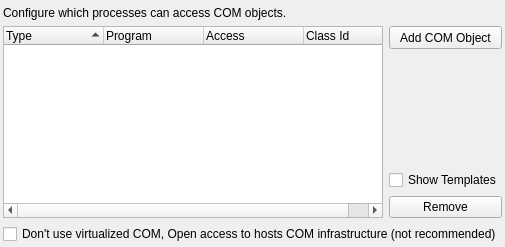
           <widget class="QWidget" name="tabCOM">
            <attribute name="title">
             <string>COM</string>
            </attribute>
            <layout class="QGridLayout" name="gridLayout_76">
             <property name="leftMargin">
              <number>3</number>
             </property>
             <property name="topMargin">
              <number>6</number>
             </property>
             <property name="rightMargin">
              <number>3</number>
             </property>
             <property name="bottomMargin">
              <number>3</number>
             </property>
             <item row="0" column="0">
              <layout class="QGridLayout" name="gridLayout_71">
               <item row="4" column="1">
                <widget class="QPushButton" name="btnDelCOM">
                 <property name="text">
                  <string>Remove</string>
                 </property>
                </widget>
               </item>
               <item row="1" column="0" rowspan="4">
                <widget class="QTreeWidget" name="treeCOM">
                 <property name="sortingEnabled">
                  <bool>true</bool>
                 </property>
                 <column>
                  <property name="text">
                   <string>Type</string>
                  </property>
                 </column>
                 <column>
                  <property name="text">
                   <string>Program</string>
                  </property>
                 </column>
                 <column>
                  <property name="text">
                   <string>Access</string>
                  </property>
                 </column>
                 <column>
                  <property name="text">
                   <string>Class Id</string>
                  </property>
                 </column>
                </widget>
               </item>
               <item row="3" column="1">
                <widget class="QCheckBox" name="chkShowCOMTmpl">
                 <property name="text">
                  <string>Show Templates</string>
                 </property>
                </widget>
               </item>
               <item row="1" column="1">
                <widget class="QToolButton" name="btnAddCOM">
                 <property name="sizePolicy">
                  <sizepolicy hsizetype="Preferred" vsizetype="Fixed">
                   <horstretch>0</horstretch>
                   <verstretch>0</verstretch>
                  </sizepolicy>
                 </property>
                 <property name="minimumSize">
                  <size>
                   <width>0</width>
                   <height>23</height>
                  </size>
                 </property>
                 <property name="text">
                  <string>Add COM Object</string>
                 </property>
                </widget>
               </item>
               <item row="2" column="1">
                <spacer name="verticalSpacer_35">
                 <property name="orientation">
                  <enum>Qt::Vertical</enum>
                 </property>
                 <property name="sizeHint" stdset="0">
                  <size>
                   <width>20</width>
                   <height>40</height>
                  </size>
                 </property>
                </spacer>
               </item>
               <item row="0" column="0">
                <widget class="QLabel" name="label_29">
                 <property name="text">
                  <string>Configure which processes can access COM objects.</string>
                 </property>
                 <property name="wordWrap">
                  <bool>true</bool>
                 </property>
                </widget>
               </item>
              </layout>
             </item>
             <item row="1" column="0">
              <widget class="QCheckBox" name="chkOpenCOM">
               <property name="text">
                <string>Don't use virtualized COM, Open access to hosts COM infrastructure (not recommended)</string>
               </property>
              </widget>
             </item>
            </layout>
           </widget>
